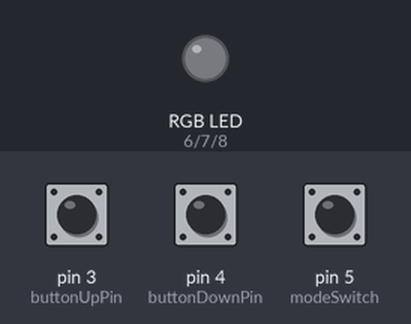
Bench run of a sketch on a simulated Arduino Uno, built with avr-gcc and run on an emulated ATmega328P. Shown: an RGB LED mixed from three pins (HIGH = lit). The test bench sets the inputs (shaded band); at power-on: pin 4 (buttonDownPin) HIGH, pin 3 (buttonUpPin) HIGH, pin 5 (modeSwitch) HIGH. Dim RGB values are drawn brighter than linear; what the sketch prints to the serial monitor is not drawn.

Above: at 1.2 s.
1.3 s: pin 4 (buttonDownPin) pulled LOW for 0.15 s
At 2.5 s:
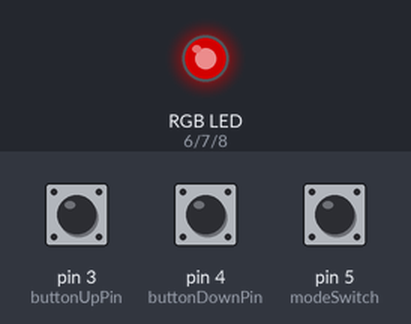
2.9 s: pin 4 (buttonDownPin) pulled LOW for 1 s
At 4.5 s:
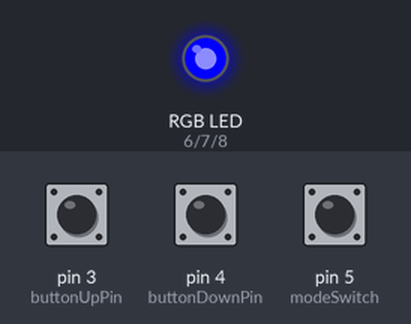
5.4 s: pin 4 (buttonDownPin) pulled LOW for 0.15 s
At 5.7 s:
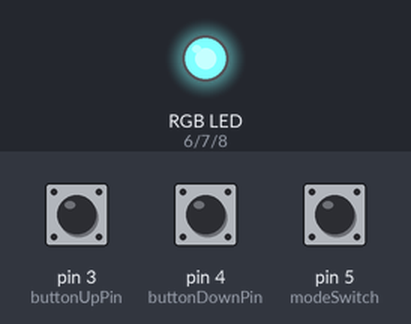
8.6 s: pin 4 (buttonDownPin) pulled LOW for 3.2 s
At 12.9 s:
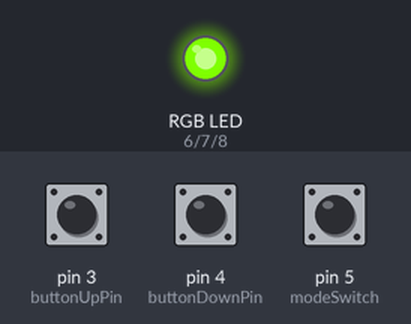
Timing chart, 0 to 14.4 s (numbered marks = the images above; inputs shaded):
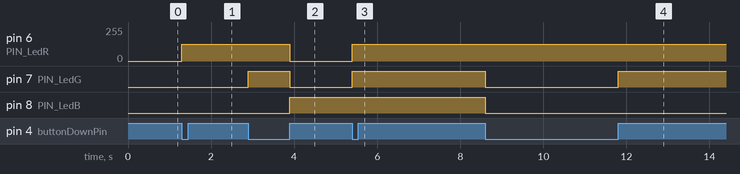

Measured:
- after the input at 1.3 s, pin 6 (PIN_LedR): 0/255 → 127/255 at once
- after the input at 2.9 s, pin 6 (PIN_LedR): 127/255 → 0/255 after 1.0 s; pin 7 (PIN_LedG): LOW → HIGH at once, → LOW 1.0 s later; pin 8 (PIN_LedB): LOW → HIGH after 1.0 s
- after the input at 5.4 s, pin 6 (PIN_LedR): 0/255 → 127/255 at once; pin 7 (PIN_LedG): LOW → HIGH at once
- after the input at 8.6 s, pin 7 (PIN_LedG): HIGH → LOW at once, → HIGH 3.2 s later; pin 8 (PIN_LedB): HIGH → LOW at once

The sketch:

midi_switchv2.ino
```cpp
/**
 * Trun a 2-Button Foot switch to a little MIDI Controller
 *
 * Author: Robert Gröber
 * Version: 0.6
 *
 * Changelog:
 * 0.6: added send CC when switching using the right button
 * 0.5: added 5th mode for sending 4 static MIDI CC messaged with left button and switch between them with the right button
 * 0.4: added 4th mode for sending two static MIDI CC messages
 */

#include <EEPROM.h>

// ON/OFF - Switches on PIN 3 and 4
const int buttonUpPin = 3;
const int buttonDownPin = 4;

// A button on PIN 5 cycles through Modes
const int modeSwitch = 5;

// 1st RGB LED indicates which Mode we are on
const int PIN_LedR = 6;
const int PIN_LedG = 7;
const int PIN_LedB = 8;

// remember current button/switch states
int modeState = 0;
int lastModeState = 0;
int buttonUpState = 0;
int lastUpState = 0;
int buttonDownState = 0;
int lastDownState = 0;

int noteState = LOW;
int note = 0x1E;

// constants defining modes
const int MODE_PROG=1;
const int MODE_SNAP=2;
const int MODE_LOOP=3;
const int MODE_CC=4;
const int MODE_CC4=5;
const int MODE_MAX=MODE_CC4;

// initial mode
//int currentMode=MODE_PROG;

const int MIDI_NOTE = 0x90;

//MIDI Program Change:
const int MIDI_PC = 0xC0; //0xC6 = Chan7; 0xC0 = Chan1

const int MIDI_CC = 0xB0;

// the following variables are unsigned long's because the time, measured in miliseconds,
// will quickly become a bigger number than can be stored in an int.
unsigned long lastDebounceTime = 0;  // the last time the output pin was toggled
unsigned long debounceDelay = 250;

const int minProgram = 1;
//int program = min;
const int maxProgram = 20;

const int minSnap = 0;
//int snap = 0;
const int maxSnap = 7;

int currentLoopMode = 0;
int currentCC4=0;
const int maxCC4=3;

const int saveAddr = 0;
struct Config {
  int program;
  int snap;
  int currentMode;
};

Config config = {
  0,
  0,
  MODE_PROG
};

void led(int r, int g, int b)
{
   analogWrite(PIN_LedR, r);
   analogWrite(PIN_LedG, g);
   analogWrite(PIN_LedB, b);
}

void loadConfig()
{
  EEPROM.get(saveAddr, config);
  if(config.program > maxProgram) config.program=minProgram;
  if(config.program < minProgram) config.program=minProgram;
  if(config.snap > maxSnap) config.snap=minSnap;
  if(config.snap < minSnap) config.snap=minSnap;
  if(config.currentMode > MODE_MAX) config.program=MODE_PROG;
  if(config.currentMode < MODE_PROG) config.program=MODE_PROG;
}

void setup() {
  //  Set MIDI baud rate:
  Serial.begin(31250);// MIDI = 31250
  //Serial.println("hello");

  // initialize the pushbutton pin as an input:
  pinMode(buttonUpPin, INPUT_PULLUP);
  pinMode(buttonDownPin, INPUT_PULLUP);
  pinMode(modeSwitch, INPUT_PULLUP);
  modeState = digitalRead(modeSwitch);
  buttonUpState = digitalRead(buttonUpPin);
  buttonDownState = digitalRead(buttonDownPin);

  // RGB LED as output:
  pinMode(PIN_LedR, OUTPUT);
  pinMode(PIN_LedG, OUTPUT);
  pinMode(PIN_LedB, OUTPUT);

  // load last values from EEPROM
  loadConfig();

  //led(LOW,LOW,HIGH); //start in Blue
  updateModeLed();
}

void loopDebug() {
  config.currentMode++;
  if(config.currentMode>MODE_MAX) config.currentMode=MODE_PROG;

  if(config.currentMode==MODE_PROG) led(LOW,LOW,HIGH);
  if(config.currentMode==MODE_SNAP) led(LOW,HIGH,HIGH);
  if(config.currentMode==MODE_LOOP) led(HIGH,LOW,LOW);
  Serial.println(config.currentMode);
  delay(1000);
}

void updateModeLed()
{
  if(config.currentMode==MODE_PROG) led(0,  0,  255);
  if(config.currentMode==MODE_SNAP) led(127,127,255);
  if(config.currentMode==MODE_LOOP) led(255,0,  0);
  if(config.currentMode==MODE_CC)   led(80, 255,80);
  if(config.currentMode==MODE_CC4)  led(127,255,255);
}

void loop() {
  modeState = digitalRead(modeSwitch);
  buttonUpState = digitalRead(buttonUpPin);
  buttonDownState = digitalRead(buttonDownPin);

  // mode switching
  if(modeState!=lastModeState)
  {
    if(modeState == LOW && (millis() - lastDebounceTime) > debounceDelay)
    {
      config.currentMode++;
      if(config.currentMode>MODE_MAX) config.currentMode=MODE_PROG;

      updateModeLed();
      //Serial.println(currentMode);
      saveConfig();
    }
  }

  if(buttonUpState != lastUpState)
  {
    if ((millis() - lastDebounceTime) > debounceDelay) {

      if(config.currentMode==MODE_PROG){ // program mode
        config.program++;
        if(config.program>maxProgram) config.program=minProgram;
        sendProgram(MIDI_PC, config.program);
        saveConfig();
      }
      else if(config.currentMode==MODE_SNAP){ //snapshot mode
        config.snap++;
        if(config.snap>maxSnap) config.snap=minSnap;
        noteOn(MIDI_CC, 0x45, config.snap); // DEZ 69
        saveConfig();
      }else if(config.currentMode==MODE_LOOP){
        noteOn(MIDI_CC, 0x3C, currentLoopMode == 1? 0x00 : 0xff); //Lopper RECORD DEZ 60 = 0x3C
        currentLoopMode=currentLoopMode==1? 0 : 1;
      }else if(config.currentMode==MODE_CC) { // CC Mode
        noteOn(MIDI_CC, 0x53, 0x64);
      }else{ // CC4 Mode
        noteOn(MIDI_CC, 0x53+currentCC4, 0x64);
      }

      lastDebounceTime = millis();
    }
  }
  else if(buttonDownState != lastDownState)
  {
    if ((millis() - lastDebounceTime) > debounceDelay) {

      if(config.currentMode==MODE_PROG){ // program mode
        config.program--;
        if(config.program<minProgram) config.program=maxProgram;
        sendProgram(MIDI_PC, config.program);
        saveConfig();
      }
      else if(config.currentMode==MODE_SNAP){ //snapshot mode
        config.snap--;
        if(config.snap<minSnap) config.snap=maxSnap;
        noteOn(MIDI_CC, 0x45, config.snap);
        saveConfig();
      }else if(config.currentMode==MODE_LOOP){
        noteOn(MIDI_CC, 0x3D, 0x0); //Lopper STOP DEZ 61
      }else if(config.currentMode==MODE_CC) { // CC Mode
        noteOn(MIDI_CC, 0x54, 0x64);
      }else{ // MIDI CC4 Mode
        currentCC4++;
        if(currentCC4>maxCC4)currentCC4=0;
        //also send a Midi CC on change
        noteOn(MIDI_CC, 0x99+currentCC4, 0x64);
        if(currentCC4==0) led(127, 255, 255);
        if(currentCC4==1) led(127, 127, 40);
        if(currentCC4==2) led(127, 255, 127);
        if(currentCC4==3) led(0,   0,   200);
      }

      lastDebounceTime = millis();
    }
  }
  lastUpState = buttonUpState;
  lastDownState = buttonDownState;
  lastModeState = modeState;
}

//  plays a MIDI note.  Doesn't check to see that
//  cmd is greater than 127, or that data values are  less than 127:
void sendProgram(int cmd, int pitch) {
  Serial.write(cmd);
  Serial.write(pitch);
  //Serial.write(velocity);
}

void noteOn(int cmd, int pitch, int velocity) {
  Serial.write(cmd);
  Serial.write(pitch);
  Serial.write(velocity);
}

void saveConfig()
{
  EEPROM.put(saveAddr, config);
}
```
